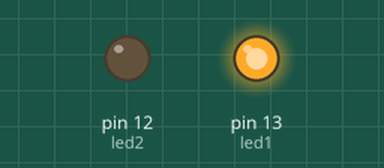
Simulated run of this sketch. Board: Arduino Uno, built with avr-gcc and run on an emulated ATmega328P. Parts: output pins drawn as LEDs (lit = HIGH).

Above: at 0.5 s.
At 2.5 s:
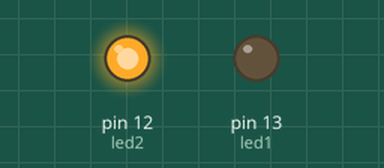
At 3.5 s:
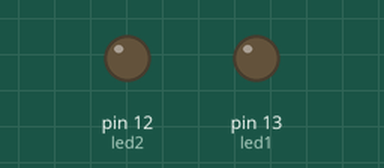
Timing chart, 0 to 5.2 s (numbered marks = the images above):
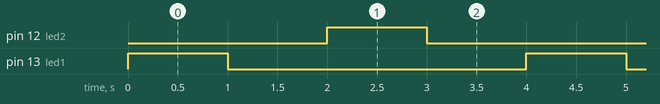

The sketch:

Arduino_L2_p2.ino
```cpp
int led1=13;
int led2=12;
int time_out=1000;
void setup() {

  pinMode(led1, OUTPUT);
  pinMode(led2, OUTPUT);
  Serial.begin(9600);

}
void loop()
{
  l1on();
  timeout();
  l1off();
  timeout();
  l2on();
  timeout();
  l2off();
  timeout();
}

void l1on()
{
  digitalWrite(led1, HIGH);
}

void l1off()
{
    digitalWrite(led1, LOW);
}

void l2on()
{
  digitalWrite(led2, HIGH);
}

void l2off()
{
    digitalWrite(led2, LOW);
}

void timeout()
{
  delay(time_out);
}
```

Measured:
- by itself, pin 12 (led2), pin 13 (led1): alternates HIGH for 1.0 s and LOW for 3.0 s
- by itself, everything shown: repeats every 4.0 s, in 4 steps
